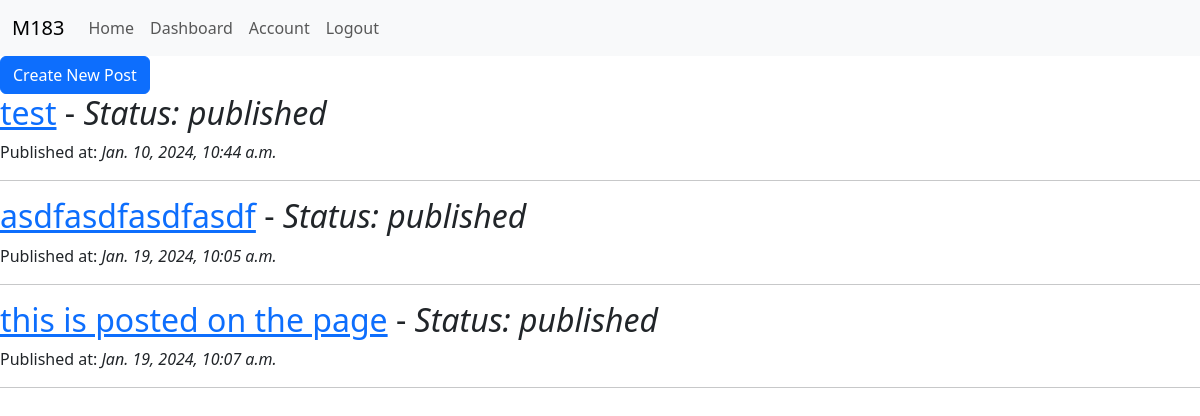
Page /dashboard/ (signed in) on the earlier database version.
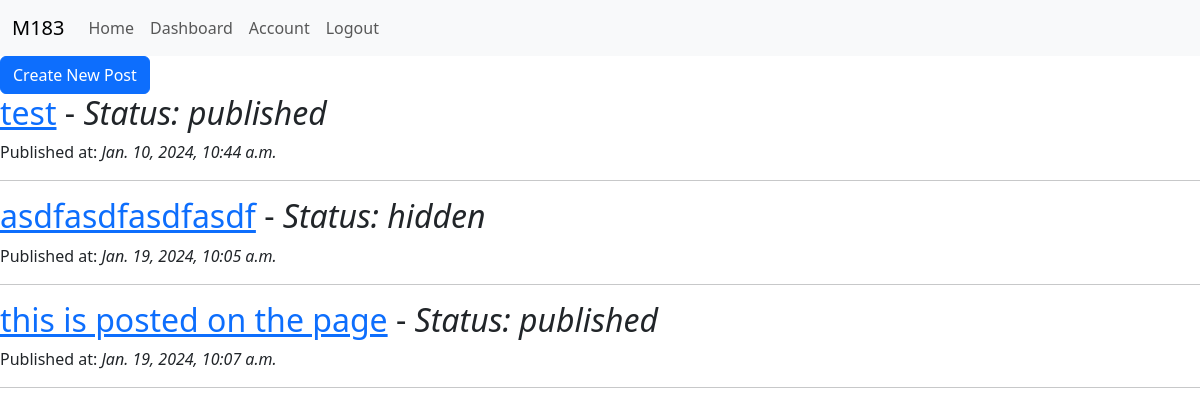
Same page on the later database version.
### m183/models.py (models this page shows, shortened)
class Post(models.Model):
    STATUS_CHOICES = [
        ('hidden', 'Hidden'),
        ('published', 'Published'),
        ('deleted', 'Deleted'),
    ]
    id = models.UUIDField(primary_key=True, default=uuid.uuid4, editable=False)
    name = models.CharField(max_length=200)
    content = models.TextField()
    status = models.CharField(max_length=10, choices=STATUS_CHOICES, default='hidden')
    author = models.ForeignKey(User, on_delete=models.CASCADE)
    created_at = models.DateTimeField(auto_now_add=True)

### m183/views/posts.py (the view)
# urls.py: path("dashboard/", views.dashboard, name="dashboard"),
@login_required
def dashboard(request):
    user_posts = Post.objects.filter(author=request.user).exclude(status='deleted')
    return render(request, 'posts/dashboard.html', {'user_posts': user_posts})

### m183/templates/posts/dashboard.html
{% extends 'base.html' %} {% block content %}
{% if user.is_superuser %}
  <script>
    window.location.href = "/admin/m183/post";
  </script>
{% else %}
  <div>
    <a href="{% url 'create_post' %}" class="btn btn-primary">Create New Post</a>
    {% for post in user_posts %}
      <div class="post">
        <h2 class="post-title"><a href="{% url 'post_detail' post.id %}">{{ post.name }}</a> - <em>Status: {{ post.status }}</em></h2>
        <p class="post-date">Published at: <em>{{ post.created_at }}</em></p>
        <hr>
      </div>
    {% empty %}
      <p>No posts found.</p>
    {% endfor %}
  </div>
{% endif %}
{% endblock %}

Differences in the rows shown:
changed Post "asdfasdfasdfasdf": status "published" → "hidden"
